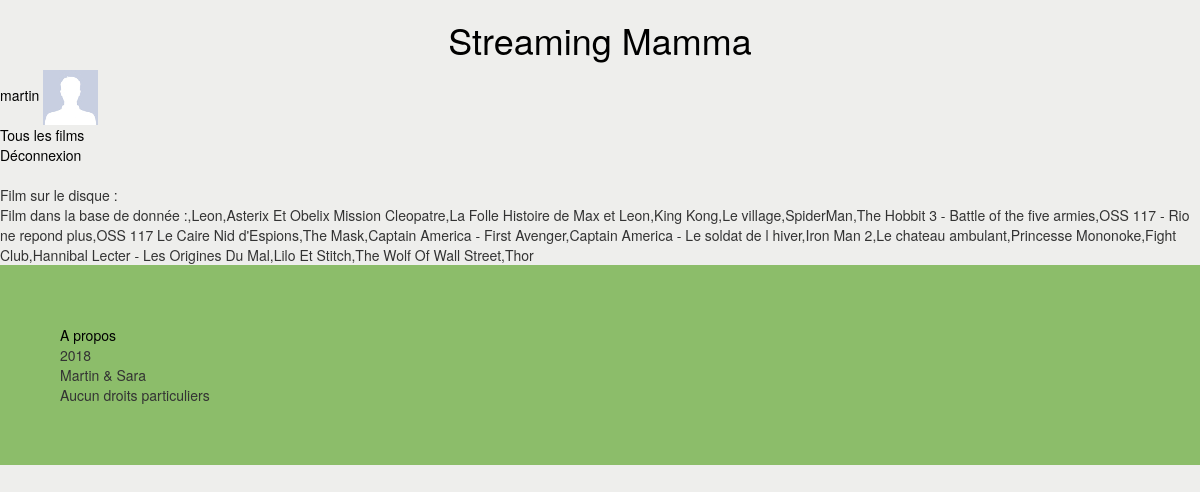
The app's page /pages/maj_bdd.php (signed in) with its own data.
### tables this page shows
CREATE TABLE IF NOT EXISTS `films` (
`idfilm` int(6) NOT NULL,
  `chemin` varchar(125) NOT NULL,
  `affiche` varchar(75) DEFAULT NULL,
  `titre` varchar(75) NOT NULL,
  `realisateur` varchar(30) DEFAULT NULL,
  `anneesortie` varchar(4) DEFAULT NULL
);

### pages/maj_bdd.php (the view, shortened to what this page needs)
<?php
include("db_connect.php");
?>
<!doctype html>
<html>
    <head>
        <link rel="stylesheet" href="https://maxcdn.bootstrapcdn.com/bootstrap/3.3.7/css/bootstrap.min.css">
        <link rel="stylesheet" href="style/style.css" />
    </head>
    <body>
        <?php
            include('header.php');
            $rqtAfficher = mysqli_query($link, "SELECT * FROM films") or die(mysql_error());
            print("</br>Film sur le disque :");
            print("</br>Film dans la base de donnée :");
            while ($row = mysqli_fetch_assoc($rqtAfficher)) {
	            $titre=$row["titre"];
	            print(",".$titre);
            }
        ?>
    </body>
</html>

### pages/style/style.css (style rules this page uses)
html { height: 100%; margin: 0; }
body { background-color:#eeeeec; height: 100%; position: relative; margin: 0; }
a { color: black; }
footer { background-color:#8cbd6a; padding: 5%; position: relative; bottom: 0; left: 0; right: 0; }

### records on screen
films: titre "Leon"
films: titre "Asterix Et Obelix Mission Cleopatre"
films: titre "La Folle Histoire de Max et Leon"
films: titre "King Kong"
films: titre "Le village"
films: titre "SpiderMan"
films: titre "The Hobbit 3 - Battle of the five armies"
films: titre "OSS 117 - Rio ne repond plus"
films: titre "OSS 117 Le Caire Nid d'Espions"
films: titre "The Mask"
films: titre "Captain America - First Avenger"
films: titre "Captain America - Le soldat de l hiver"
films: titre "Iron Man 2"
films: titre "Le chateau ambulant"
films: titre "Princesse Mononoke"
films: titre "Fight Club"
films: titre "Hannibal Lecter - Les Origines Du Mal"
films: titre "Lilo Et Stitch"
films: titre "The Wolf Of Wall Street"
films: titre "Thor"

### other values on screen
$_SESSION['login'] "martin"
